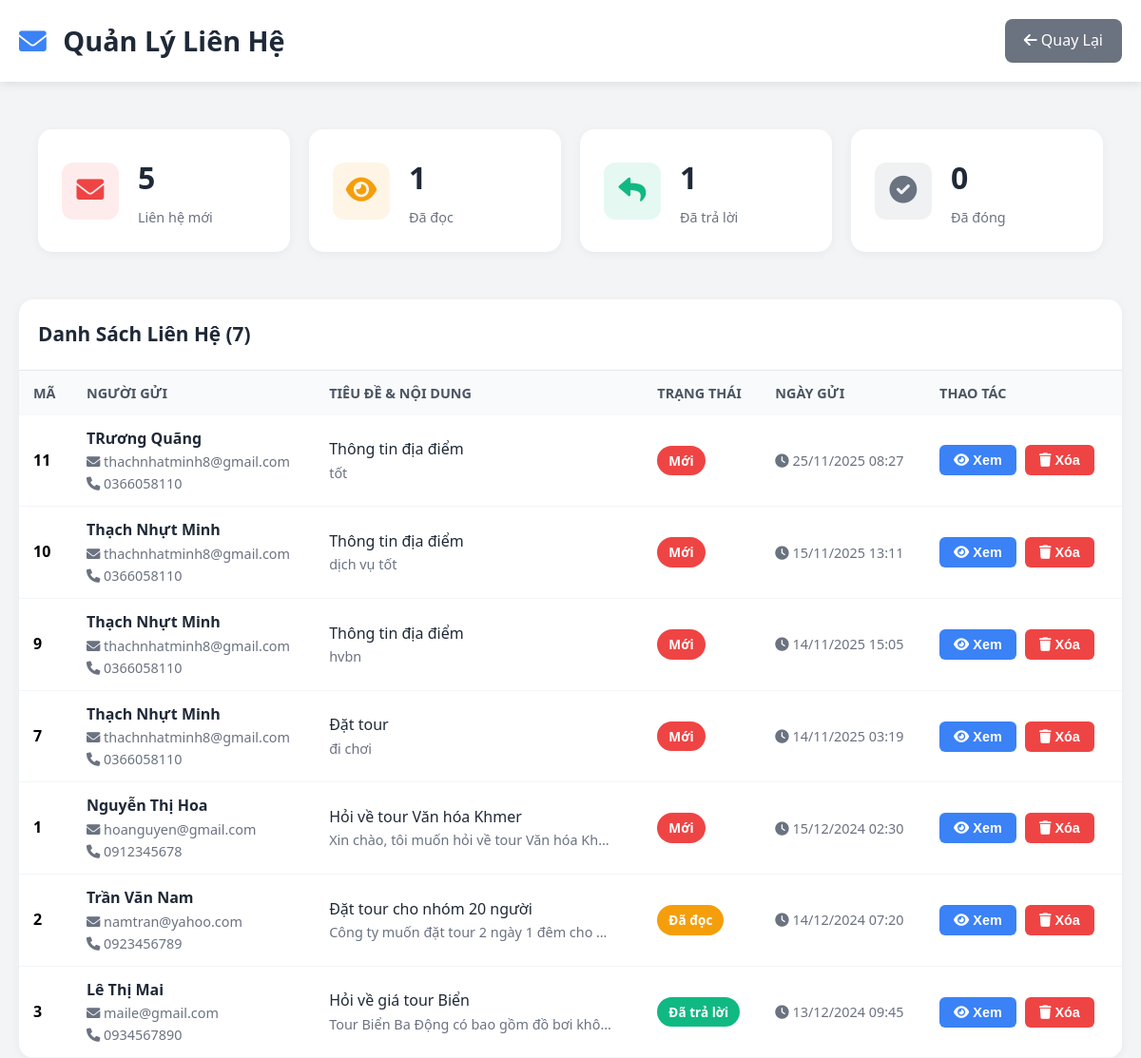
The page /quan-ly-lien-he.php (signed in) on the database its author committed.
### tables this page shows
CREATE TABLE `contacts` (
  `id` int(11) NOT NULL,
  `full_name` varchar(100) NOT NULL,
  `email` varchar(100) NOT NULL,
  `phone` varchar(20) DEFAULT NULL,
  `subject` varchar(255) DEFAULT NULL,
  `message` text NOT NULL,
  `status` enum('new','read','replied','archived') DEFAULT 'new',
  `created_at` timestamp NOT NULL DEFAULT current_timestamp(),
  `replied_at` timestamp NULL DEFAULT NULL,
  `reply_message` text DEFAULT NULL
);

### models/Contact.php (called while the page is built, shortened)
<?php
class Contact {
    private $conn;
    private $table_name = "contacts";
    public function __construct($db = null) {
        if ($db) {
            $this->conn = $db;
        } else {
            $database = new Database();
            $this->conn = $database->getConnection();
        }
    }
    public function readAll() {
        $query = "SELECT * FROM " . $this->table_name . "
                 ORDER BY created_at DESC";
        $stmt = $this->conn->prepare($query);
        $stmt->execute();
        return $stmt;
    }
    public function countByStatus() {
        $query = "SELECT status, COUNT(*) as total
                 FROM " . $this->table_name . "
                 GROUP BY status";
        $stmt = $this->conn->prepare($query);
        $stmt->execute();
        return $stmt;
    }
}
?>

### quan-ly-lien-he.php (the view, shortened to what this page needs)
<?php
require_once 'config/database.php';
require_once 'models/Contact.php';
try {
    $database = new Database();
    $db = $database->getConnection();
    $contact = new Contact($db);
    $stmt = $contact->readAll();
    $contacts = [];
    while ($row = $stmt->fetch(PDO::FETCH_ASSOC)) {
        $contacts[] = $row;
    }
    $statsStmt = $contact->countByStatus();
    $stats = [];
    while ($row = $statsStmt->fetch(PDO::FETCH_ASSOC)) {
        $stats[$row['status']] = $row['total'];
    }
} catch (Exception $e) {
    $error = $e->getMessage();
    $contacts = [];
}
$statusColors = [
    'new' => '#ef4444',
    'read' => '#f59e0b',
    'replied' => '#10b981',
    'closed' => '#6b7280'
];
$statusNames = [
    'new' => 'Mới',
    'read' => 'Đã đọc',
    'replied' => 'Đã trả lời',
    'closed' => 'Đã đóng'
];
?>
<!DOCTYPE html>
<html lang="vi">
<head>
    <link href="https://cdnjs.cloudflare.com/ajax/libs/font-awesome/6.0.0/css/all.min.css" rel="stylesheet">
    <link rel="stylesheet" href="css/responsive.css">
    <link rel="stylesheet" href="css/mobile-enhancements.css">
    <link rel="stylesheet" href="css/admin-responsive.css">
    <link rel="stylesheet" href="css/header-responsive-fix.css">
</head>
<body>
    <div class="header">
        <div class="header-content">
            <h1>
                <i class="fas fa-envelope"></i>
                Quản Lý Liên Hệ
            </h1>
            <a href="index.php" class="back-btn">
                <i class="fas fa-arrow-left"></i> Quay Lại
            </a>
        </div>
    </div>
    <div class="container">
        <div class="stats-grid">
            <div class="stat-card">
                <div class="stat-icon" style="background: rgba(239, 68, 68, 0.1); color: #ef4444;">
                    <i class="fas fa-envelope"></i>
                </div>
                <div class="stat-info">
                    <h3><?php echo $stats['new'] ?? 0; ?></h3>
                    <p>Liên hệ mới</p>
                </div>
            </div>
            <div class="stat-card">
                <div class="stat-icon" style="background: rgba(245, 158, 11, 0.1); color: #f59e0b;">
                    <i class="fas fa-eye"></i>
                </div>
                <div class="stat-info">
                    <h3><?php echo $stats['read'] ?? 0; ?></h3>
                    <p>Đã đọc</p>
                </div>
            </div>
            <div class="stat-card">
                <div class="stat-icon" style="background: rgba(16, 185, 129, 0.1); color: #10b981;">
                    <i class="fas fa-reply"></i>
                </div>
                <div class="stat-info">
                    <h3><?php echo $stats['replied'] ?? 0; ?></h3>
                    <p>Đã trả lời</p>
                </div>
            </div>
            <div class="stat-card">
                <div class="stat-icon" style="background: rgba(107, 114, 128, 0.1); color: #6b7280;">
                    <i class="fas fa-check-circle"></i>
                </div>
                <div class="stat-info">
                    <h3><?php echo $stats['closed'] ?? 0; ?></h3>
                    <p>Đã đóng</p>
                </div>
            </div>
        </div>
        <div class="contacts-table">
            <div class="table-header">
                <h2>Danh Sách Liên Hệ (<?php echo count($contacts); ?>)</h2>
            </div>
            <?php if (!empty($contacts)): ?>
            <table>
                <thead>
                    <tr>
                        <th>Mã</th>
                        <th>Người gửi</th>
                        <th>Tiêu đề & Nội dung</th>
                        <th>Trạng thái</th>
                        <th>Ngày gửi</th>
                        <th>Thao tác</th>
                    </tr>
                </thead>
                <tbody>
                    <?php foreach ($contacts as $c): ?>
                    <tr>
                        <td><strong><?php echo htmlspecialchars($c['id']); ?></strong></td>
                        <td>
                            <div class="contact-name"><?php echo htmlspecialchars($c['full_name']); ?></div>
                            <div class="contact-email">
                                <i class="fas fa-envelope"></i> <?php echo htmlspecialchars($c['email']); ?>
                            </div>
                            <?php if (!empty($c['phone'])): ?>
                            <div class="contact-email">
                                <i class="fas fa-phone"></i> <?php echo htmlspecialchars($c['phone']); ?>
                            </div>
                            <?php endif; ?>
                        </td>
                        <td>
                            <div class="contact-subject"><?php echo htmlspecialchars($c['subject']); ?></div>
                            <div class="contact-message"><?php echo htmlspecialchars($c['message']); ?></div>
                        </td>
                        <td>
                            <span class="status-badge" style="background: <?php echo $statusColors[$c['status']]; ?>">
                                <?php echo $statusNames[$c['status']]; ?>
                            </span>
                        </td>
                        <td class="contact-date">
                            <i class="fas fa-clock"></i>
                            <?php echo date('d/m/Y H:i', strtotime($c['created_at'])); ?>
                        </td>
                        <td>
                            <button type="button" class="action-btn btn-view"
                                    data-contact='<?php echo json_encode([
                                        'contact_id' => $c['id'],
                                        'full_name' => $c['full_name'],
                                        'email' => $c['email'],
                                        'phone' => $c['phone'] ?? '',
                                        'subject' => $c['subject'],
                                        'message' => $c['message'],
                                        'status' => $c['status'],
                                        'created_at' => $c['created_at'],
                                        'ip_address' => $c['ip_address'] ?? 'N/A'
                                    ], JSON_HEX_APOS | JSON_HEX_QUOT); ?>'
                                    onclick="viewContactModal(this.dataset.contact)">
                                <i class="fas fa-eye"></i> Xem
                            </button>
                            <button type="button" class="action-btn btn-delete"
                                    data-contact-id="<?php echo htmlspecialchars($c['id']); ?>"
                                    data-name="<?php echo htmlspecialchars($c['full_name']); ?>"
                                    onclick="deleteContact(this.dataset.contactId, this.dataset.name)">
                                <i class="fas fa-trash"></i> Xóa
                            </button>
                        </td>
                    </tr>
                    <?php endforeach; ?>
                </tbody>
            </table>
            <?php endif; ?>
        </div>
    </div>
</body>
</html>

### css/responsive.css (style rules this page uses)
:root { --container-padding: 15px; --card-gap: 15px; --nav-height: 60px; --transition-speed: 0.3s; }
* { box-sizing: border-box; -webkit-tap-highlight-color: transparent; }
html { font-size: 16px; -webkit-text-size-adjust: 100%; scroll-behavior: smooth; }
body { margin: 0; padding: 0; overflow-x: hidden; min-height: 100vh; line-height: 1.6; }
.container { width: 100%; padding-left: var(--container-padding); padding-right: var(--container-padding); margin-left: auto; margin-right: auto; }
.btn, button, .cta-button { width: 100%; padding: 14px 20px; font-size: 1em; margin: 5px 0; border-radius: 10px; min-height: 48px; display: flex; align-items: center; justify-content: center; gap: 8px; }
table { min-width: 600px; font-size: 0.875em; }
table th, table td { padding: 10px 8px; white-space: nowrap; }
.stats-grid { grid-template-columns: repeat(2, 1fr); gap: 15px; }
@media (min-width: 480px) { :root { --container-padding: 20px; --card-gap: 20px; } }
@media (min-width: 480px) { .stats-grid { gap: 20px; } }
@media (min-width: 576px) { .container { max-width: 540px; } }
@media (min-width: 576px) { .btn, button { width: auto; min-width: 150px; } }
@media (min-width: 768px) { :root { --container-padding: 30px; --card-gap: 25px; --nav-height: 70px; } }
@media (min-width: 768px) { .container { max-width: 720px; } }
@media (min-width: 768px) { .stats-grid { grid-template-columns: repeat(4, 1fr); } }
@media (min-width: 768px) { table { font-size: 1em; } }
@media (min-width: 768px) { table th, table td { padding: 12px 15px; } }
@media (min-width: 992px) { :root { --container-padding: 40px; --card-gap: 30px; } }
@media (min-width: 992px) { .container { max-width: 960px; } }
@media (min-width: 1200px) { .container { max-width: 1140px; } }

### css/admin-responsive.css (style rules this page uses)
.header, .admin-header { padding: 15px; }
.header-content { flex-direction: column; gap: 15px; text-align: center; }
@media (min-width: 768px) { .header, .admin-header { padding: 20px; } }
@media (min-width: 768px) { .header-content { flex-direction: row; justify-content: space-between; text-align: left; } }
.stats-grid, .stats-container { display: grid; grid-template-columns: repeat(2, 1fr); gap: 15px; padding: 15px; }
.stat-card { padding: 15px; border-radius: 12px; }
@media (min-width: 576px) { .stats-grid, .stats-container { grid-template-columns: repeat(3, 1fr); } }
@media (min-width: 768px) { .stats-grid, .stats-container { grid-template-columns: repeat(4, 1fr); gap: 20px; padding: 20px; } }
@media (min-width: 768px) { .stat-card { padding: 20px; } }
@media (min-width: 992px) { .stats-grid, .stats-container { grid-template-columns: repeat(6, 1fr); } }
.action-btn { padding: 6px 10px; font-size: 0.75rem; border-radius: 6px; min-width: 32px; min-height: 32px; display: flex; align-items: center; justify-content: center; }
@media (min-width: 768px) { .action-btn { padding: 8px 12px; font-size: 0.8rem; } }

### rows shown on the page
contacts: id "11", full_name "TRương Quãng", email "thachnhatminh8@gmail.com", phone "0366058110", subject "Thông tin địa điểm", message "tốt", status "Mới", created_at "25/11/2025 08:27"
contacts: id "10", full_name "Thạch Nhựt Minh", email "thachnhatminh8@gmail.com", phone "0366058110", subject "Thông tin địa điểm", message "dịch vụ tốt", status "Mới", created_at "15/11/2025 13:11"
contacts: id "9", full_name "Thạch Nhựt Minh", email "thachnhatminh8@gmail.com", phone "0366058110", subject "Thông tin địa điểm", message "hvbn", status "Mới", created_at "14/11/2025 15:05"
contacts: id "7", full_name "Thạch Nhựt Minh", email "thachnhatminh8@gmail.com", phone "0366058110", subject "Đặt tour", message "đi chơi", status "Mới", created_at "14/11/2025 03:19"
contacts: id "1", full_name "Nguyễn Thị Hoa", email "hoanguyen@gmail.com", phone "0912345678", subject "Hỏi về tour Văn hóa Khmer", message "Xin chào, tôi muốn hỏi về tour Văn hóa Kh…", status "Mới", created_at "15/12/2024 02:30"
contacts: id "2", full_name "Trần Văn Nam", email "namtran@yahoo.com", phone "0923456789", subject "Đặt tour cho nhóm 20 người", message "Công ty muốn đặt tour 2 ngày 1 đêm cho…", status "Đã đọc", created_at "14/12/2024 07:20"
contacts: id "3", full_name "Lê Thị Mai", email "maile@gmail.com", phone "0934567890", subject "Hỏi về giá tour Biển", message "Tour Biển Ba Động có bao gồm đồ bơi khô…", status "Đã trả lời", created_at "13/12/2024 09:45"

### other values the page prints
$stats['new'] "5"
$stats['read'] "1"
$stats['replied'] "1"
$stats['closed'] "0"
count($contacts) "7"
